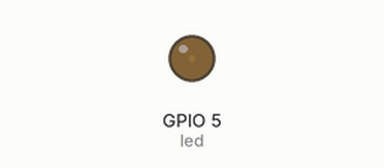
A program run on a simulated ESP32 board running MicroPython. On the bench: output pins drawn as LEDs (lit = HIGH).

Above: at 0.05 s.
At 1.15 s:
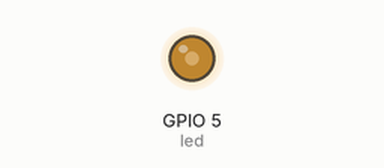
At 2.3 s:
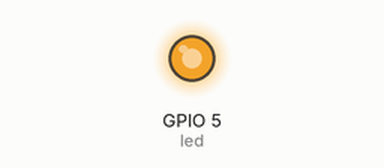
At 4.6 s:
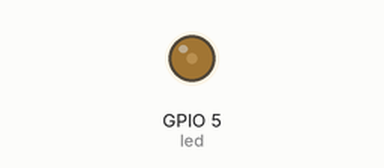
Timing chart, 0 to 6.7 s (numbered marks = the images above):
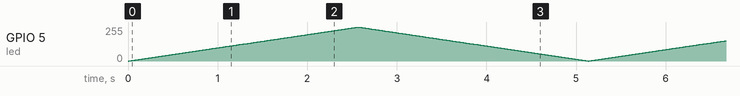

The program:

pwm.py
```python
"""
PWM 輸出控制
Control - pwm

功能:
  以 PWM 控制 LED 亮度（呼吸燈效果）
  ESP32 幾乎每支 GPIO 都可輸出 PWM

注意事項:
  - GPIO 34、35、36、39 為輸入專用，無法輸出 PWM
  - GPIO 1、3、5、14、15 開機時狀態會改變，不建議用於 PWM

硬體接線:
  LED 正極 → GPIO 5（串接 220Ω 限流電阻）
  LED 負極 → GND
"""

import time
from machine import Pin, PWM

LED_PIN = 5
FREQ = 1000  # Hz
MAX_DUTY = 65535  # 16-bit resolution

led = PWM(Pin(LED_PIN), freq=FREQ)


# ── 呼吸燈 ────────────────────────────────────────────────────
def breathe(step=256, delay_ms=10):
    """LED 亮度漸增漸減"""
    while True:
        for duty in range(0, MAX_DUTY, step):
            led.duty_u16(duty)
            time.sleep_ms(delay_ms)
        for duty in range(MAX_DUTY, 0, -step):
            led.duty_u16(duty)
            time.sleep_ms(delay_ms)


# ── 主程式 ────────────────────────────────────────────────────
breathe()
```
